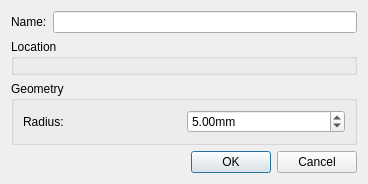
<?xml version="1.0" encoding="UTF-8"?>
<ui version="4.0">
 <class>CreateSphere</class>
 <widget class="QDialog" name="CreateSphere">
  <property name="geometry">
   <rect>
    <x>0</x>
    <y>0</y>
    <width>368</width>
    <height>184</height>
   </rect>
  </property>
  <property name="windowTitle">
   <string>Create Sphere</string>
  </property>
  <layout class="QGridLayout" name="gridLayout_3">
   <item row="0" column="0">
    <layout class="QHBoxLayout" name="horizontalLayout">
     <item>
      <widget class="QLabel" name="label">
       <property name="text">
        <string>Name:</string>
       </property>
      </widget>
     </item>
     <item>
      <widget class="QLineEdit" name="namelineEdit"/>
     </item>
    </layout>
   </item>
   <item row="1" column="0">
    <widget class="QGroupBox" name="CornergroupBox">
     <property name="title">
      <string>Location</string>
     </property>
     <layout class="QGridLayout" name="gridLayout_2">
      <property name="leftMargin">
       <number>0</number>
      </property>
      <property name="topMargin">
       <number>0</number>
      </property>
      <property name="rightMargin">
       <number>0</number>
      </property>
      <property name="bottomMargin">
       <number>0</number>
      </property>
      <item row="0" column="0">
       <layout class="QVBoxLayout" name="verticalLayout"/>
      </item>
     </layout>
    </widget>
   </item>
   <item row="2" column="0">
    <widget class="QGroupBox" name="groupBox_2">
     <property name="title">
      <string>Geometry</string>
     </property>
     <layout class="QGridLayout" name="gridLayout">
      <item row="0" column="0">
       <widget class="QLabel" name="label_3">
        <property name="text">
         <string>Radius:</string>
        </property>
       </widget>
      </item>
      <item row="0" column="1">
       <widget class="QDoubleSpinBox" name="doubleSpinBoxR">
        <property name="suffix">
         <string>mm</string>
        </property>
        <property name="maximum">
         <double>100000000000.000000000000000</double>
        </property>
        <property name="value">
         <double>5.000000000000000</double>
        </property>
       </widget>
      </item>
     </layout>
    </widget>
   </item>
   <item row="3" column="0">
    <widget class="QDialogButtonBox" name="buttonBox">
     <property name="orientation">
      <enum>Qt::Horizontal</enum>
     </property>
     <property name="standardButtons">
      <set>QDialogButtonBox::Cancel|QDialogButtonBox::Ok</set>
     </property>
    </widget>
   </item>
  </layout>
 </widget>
 <resources/>
 <connections>
  <connection>
   <sender>buttonBox</sender>
   <signal>accepted()</signal>
   <receiver>CreateSphere</receiver>
   <slot>accept()</slot>
   <hints>
    <hint type="sourcelabel">
     <x>248</x>
     <y>254</y>
    </hint>
    <hint type="destinationlabel">
     <x>157</x>
     <y>274</y>
    </hint>
   </hints>
  </connection>
  <connection>
   <sender>buttonBox</sender>
   <signal>rejected()</signal>
   <receiver>CreateSphere</receiver>
   <slot>reject()</slot>
   <hints>
    <hint type="sourcelabel">
     <x>316</x>
     <y>260</y>
    </hint>
    <hint type="destinationlabel">
     <x>286</x>
     <y>274</y>
    </hint>
   </hints>
  </connection>
 </connections>
</ui>
